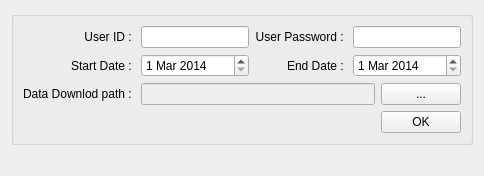
                    <widget class="QWidget" name="tab_15">
                      <attribute name="title">
                        <string>GSMaP</string>
                      </attribute>
                      <layout class="QGridLayout" name="gridLayout_5">
                        <item row="0" column="0">
                          <widget class="QGroupBox" name="groupBox_25">
                            <property name="sizePolicy">
                              <sizepolicy hsizetype="Preferred" vsizetype="Fixed">
                                <horstretch>0</horstretch>
                                <verstretch>0</verstretch>
                              </sizepolicy>
                            </property>
                            <property name="title">
                              <string/>
                            </property>
                            <layout class="QGridLayout" name="gridLayout_8">
                              <item row="4" column="0">
                                <widget class="QLabel" name="label_53">
                                  <property name="text">
                                    <string>Data Downlod path : </string>
                                  </property>
                                  <property name="alignment">
                                    <set>Qt::AlignRight|Qt::AlignTrailing|Qt::AlignVCenter</set>
                                  </property>
                                </widget>
                              </item>
                              <item row="4" column="5">
                                <widget class="QPushButton" name="btn_bat_path_1">
                                  <property name="text">
                                    <string>...</string>
                                  </property>
                                </widget>
                              </item>
                              <item row="4" column="1" colspan="4">
                                <widget class="QLineEdit" name="txt_bat_path_1">
                                  <property name="enabled">
                                    <bool>false</bool>
                                  </property>
                                </widget>
                              </item>
                              <item row="5" column="5">
                                <widget class="QPushButton" name="btn_download_GSMap">
                                  <property name="text">
                                    <string>OK</string>
                                  </property>
                                </widget>
                              </item>
                              <item row="3" column="0">
                                <widget class="QLabel" name="label_42">
                                  <property name="text">
                                    <string>Start Date : </string>
                                  </property>
                                  <property name="alignment">
                                    <set>Qt::AlignRight|Qt::AlignTrailing|Qt::AlignVCenter</set>
                                  </property>
                                </widget>
                              </item>
                              <item row="2" column="0">
                                <widget class="QLabel" name="label_54">
                                  <property name="sizePolicy">
                                    <sizepolicy hsizetype="Preferred" vsizetype="Preferred">
                                      <horstretch>0</horstretch>
                                      <verstretch>0</verstretch>
                                    </sizepolicy>
                                  </property>
                                  <property name="text">
                                    <string>User ID : </string>
                                  </property>
                                  <property name="alignment">
                                    <set>Qt::AlignRight|Qt::AlignTrailing|Qt::AlignVCenter</set>
                                  </property>
                                </widget>
                              </item>
                              <item row="2" column="3">
                                <widget class="QLabel" name="label_48">
                                  <property name="text">
                                    <string>User Password : </string>
                                  </property>
                                  <property name="alignment">
                                    <set>Qt::AlignRight|Qt::AlignTrailing|Qt::AlignVCenter</set>
                                  </property>
                                </widget>
                              </item>
                              <item row="3" column="3">
                                <widget class="QLabel" name="label_41">
                                  <property name="text">
                                    <string>End Date : </string>
                                  </property>
                                  <property name="alignment">
                                    <set>Qt::AlignRight|Qt::AlignTrailing|Qt::AlignVCenter</set>
                                  </property>
                                </widget>
                              </item>
                              <item row="3" column="1" colspan="2">
                                <widget class="QDateEdit" name="start_date_1">
                                  <property name="sizePolicy">
                                    <sizepolicy hsizetype="Preferred" vsizetype="Fixed">
                                      <horstretch>0</horstretch>
                                      <verstretch>0</verstretch>
                                    </sizepolicy>
                                  </property>
                                  <property name="dateTime">
                                    <datetime>
                                      <hour>0</hour>
                                      <minute>0</minute>
                                      <second>0</second>
                                      <year>2014</year>
                                      <month>3</month>
                                      <day>1</day>
                                    </datetime>
                                  </property>
                                </widget>
                              </item>
                              <item row="2" column="1" colspan="2">
                                <widget class="QLineEdit" name="txt_userID_1">
                                  <property name="sizePolicy">
                                    <sizepolicy hsizetype="Preferred" vsizetype="Fixed">
                                      <horstretch>0</horstretch>
                                      <verstretch>0</verstretch>
                                    </sizepolicy>
                                  </property>
                                  <property name="text">
                                    <string/>
                                  </property>
                                </widget>
                              </item>
                              <item row="2" column="4" colspan="2">
                                <widget class="QLineEdit" name="txt_userPW_1">
                                  <property name="sizePolicy">
                                    <sizepolicy hsizetype="Preferred" vsizetype="Fixed">
                                      <horstretch>0</horstretch>
                                      <verstretch>0</verstretch>
                                    </sizepolicy>
                                  </property>
                                  <property name="text">
                                    <string/>
                                  </property>
                                </widget>
                              </item>
                              <item row="3" column="4" colspan="2">
                                <widget class="QDateEdit" name="end_date_1">
                                  <property name="sizePolicy">
                                    <sizepolicy hsizetype="Preferred" vsizetype="Fixed">
                                      <horstretch>0</horstretch>
                                      <verstretch>0</verstretch>
                                    </sizepolicy>
                                  </property>
                                  <property name="dateTime">
                                    <datetime>
                                      <hour>0</hour>
                                      <minute>0</minute>
                                      <second>0</second>
                                      <year>2014</year>
                                      <month>3</month>
                                      <day>1</day>
                                    </datetime>
                                  </property>
                                </widget>
                              </item>
                            </layout>
                          </widget>
                        </item>
                        <item row="1" column="0">
                          <widget class="QLabel" name="label_14">
                            <property name="text">
                              <string/>
                            </property>
                          </widget>
                        </item>
                      </layout>
                    </widget>
